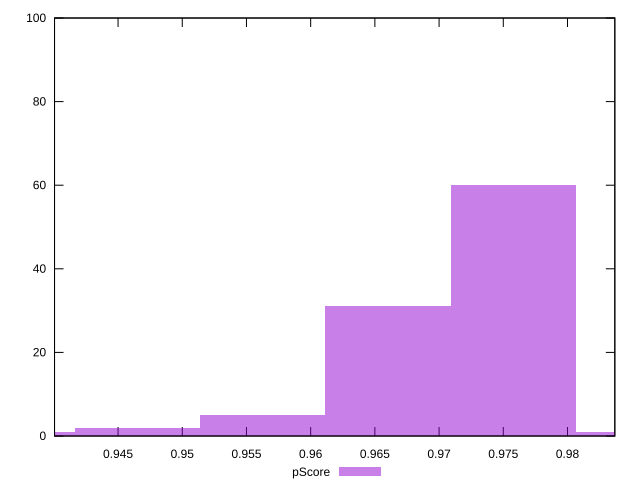

Generate this figure with gnuplot:
reset

$pScore <<EOF
0.9757762653206616 60
0.966018502667455 31
0.9855340279738684 1
0.9562607400142484 5
0.9367452147078352 1
0.9465029773610418 2
EOF

set key outside below
set boxwidth 0.009757762653206617
set xrange [0.9400531814534236:0.983685922172215]
set yrange [0:100]
set trange [0:100]
set style fill transparent solid 0.5 noborder
set terminal svg size 640, 490 enhanced background rgb 'white'
set output "report_00009_2021-02-08T22-37-41.559Z/speed-index/samples/pages+cached+noadtech+nomedia/pScore/histogram.svg"

plot $pScore title "pScore" with boxes

reset
